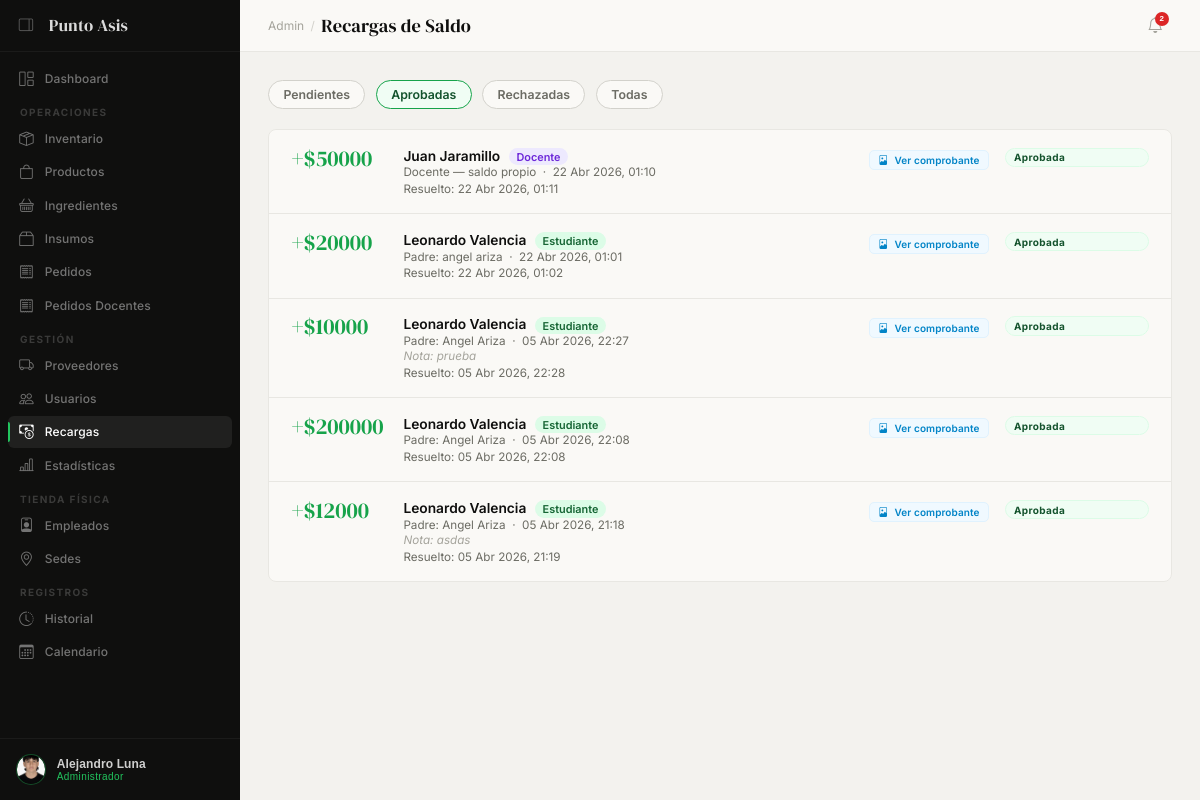
Page /admin-panel/recargas/?estado=aprobada (signed in) on the committed database.
### app_admin/models.py (models this page shows, shortened)
class PerfilAdmin(models.Model):
    perfil           = models.OneToOneField(
        'authentication.Perfil', on_delete=models.CASCADE,
        related_name='perfil_admin'
    )
    documento        = models.CharField(max_length=20, blank=True, verbose_name='N° Documento (CC)')
    telefono         = models.CharField(max_length=20, blank=True)
    direccion        = models.CharField(max_length=200, blank=True)
    fecha_nacimiento = models.DateField(null=True, blank=True)
    foto             = models.ImageField(upload_to='perfiles/', blank=True, null=True, validators=[validate_image])
    cargo            = models.CharField(max_length=100, blank=True, default='Administrador de Cafetería')
    class Meta:
        verbose_name = 'Perfil Administrador'
        verbose_name_plural = 'Perfiles Administrador'

### app_docente/models.py (models this page shows, shortened)
class RecargaDocente(models.Model):
    ESTADO_CHOICES = [
        ('pendiente', 'Pendiente'),
        ('aprobada',  'Aprobada'),
        ('rechazada', 'Rechazada'),
    ]
    docente          = models.ForeignKey(Docente, on_delete=models.CASCADE, related_name='recargas')
    monto            = models.DecimalField(max_digits=10, decimal_places=2)
    comprobante      = models.ImageField(upload_to='recargas/docentes/', blank=True, null=True, validators=[validate_image])
    nota             = models.CharField(max_length=300, blank=True)
    estado           = models.CharField(max_length=15, choices=ESTADO_CHOICES, default='pendiente')
    nota_admin       = models.CharField(max_length=300, blank=True, verbose_name='Nota del administrador')
    fecha            = models.DateTimeField(auto_now_add=True)
    fecha_resolucion = models.DateTimeField(null=True, blank=True)
    class Meta:
        verbose_name = 'Recarga Docente'
        verbose_name_plural = 'Recargas Docente'
        ordering = ['-fecha']

### app_padre/models.py (models this page shows, shortened)
class RecargaSaldo(models.Model):
    ESTADO_CHOICES = ESTADO_RECARGA_CHOICES
    estudiante       = models.ForeignKey(Estudiante, on_delete=models.CASCADE, related_name='recargas')
    padre            = models.ForeignKey(Padre, on_delete=models.SET_NULL, null=True, related_name='recargas_realizadas')
    monto            = models.DecimalField(max_digits=10, decimal_places=2)
    comprobante      = models.ImageField(upload_to='recargas/comprobantes/', blank=True, null=True, validators=[validate_image])
    nota             = models.CharField(max_length=300, blank=True)
    estado           = models.CharField(max_length=15, choices=ESTADO_CHOICES, default='pendiente')
    nota_admin       = models.CharField(max_length=300, blank=True, verbose_name='Nota del administrador')
    fecha            = models.DateTimeField(auto_now_add=True)
    fecha_resolucion = models.DateTimeField(null=True, blank=True)
    history          = HistoricalRecords()
    class Meta:
        verbose_name = 'Recarga de Saldo'
        verbose_name_plural = 'Recargas de Saldo'
        ordering = ['-fecha']

### app_admin/views.py (the view)
    @login_required(login_url='/login/')
    def wrapper(request, *args, **kwargs):
        try:
            if request.user.perfil.rol != 'admin':
                messages.error(request, 'No tienes permisos de administrador.')
                return redirect('authentication:login')
        except Perfil.DoesNotExist:
            return redirect('authentication:login')
        return view_func(request, *args, **kwargs)

### app_admin/models.py (called while the page is built)
    @property
    def stock_real(self):
        total = self.lotes.filter(
            cantidad_base__gt=0,
            fecha_vencimiento__gte=datetime.date.today()
        ).aggregate(total=models.Sum('cantidad_base'))['total']
        return round(float(total or 0), 3)

    @property
    def stock_bajo(self):
        return 0 < self.stock_real <= float(self.stock_minimo)

### app_admin/views.py (called while the page is built)
def admin_required(view_func):
    @login_required(login_url='/login/')
    def wrapper(request, *args, **kwargs):
        try:
            if request.user.perfil.rol != 'admin':
                messages.error(request, 'No tienes permisos de administrador.')
                return redirect('authentication:login')
        except Perfil.DoesNotExist:
            return redirect('authentication:login')
        return view_func(request, *args, **kwargs)
    wrapper.__name__ = view_func.__name__
    return wrapper

def _ctx(extra=None):
    ctx = {'alertas': _get_alertas()}
    if extra:
        ctx.update(extra)
    return ctx

### app_admin/templates/app_admin/recargas.html (shortened to what this page needs)
{% extends 'app_admin/base_admin.html' %}
{% block page_title %}Recargas de Saldo{% endblock %}
{% block nav_recargas %}active{% endblock %}
{% block content %}
<div class="filtros-bar">
  <a href="?estado=pendiente" class="{% if estado_activo == 'pendiente' %}active{% endif %}">
    Pendientes {% if n_pendientes %}<span style="background:var(--red);color:#fff;border-radius:99px;padding:0 6px;font-size:0.65rem;">{{ n_pendientes }}</span>{% endif %}
  </a>
  <a href="?estado=aprobada"  class="{% if estado_activo == 'aprobada' %}active{% endif %}">Aprobadas</a>
  <a href="?estado=rechazada" class="{% if estado_activo == 'rechazada' %}active{% endif %}">Rechazadas</a>
  <a href="?estado=" class="{% if not estado_activo %}active{% endif %}">Todas</a>
</div>
<div class="card">
  {% if recargas %}
    {% for r in recargas %}
    <div class="recarga-row">
      <div class="recarga-monto">+${{ r.monto|floatformat:0 }}</div>
      <div class="recarga-info">
        <div class="recarga-nombre">
          {{ r.nombre }}
          <span style="font-size:0.68rem;font-weight:600;padding:0.1rem 0.45rem;border-radius:99px;margin-left:0.35rem;
            {% if r.tipo == 'docente' %}background:#ede9fe;color:#6d28d9;
            {% elif r.tipo == 'padre' %}background:#fef3c7;color:#92400e;
            {% else %}background:#dcfce7;color:#166534;{% endif %}">
            {{ r.rol_badge }}
          </span>
        </div>
        <div class="recarga-meta">
          {{ r.subtitulo }} &nbsp;·&nbsp; {{ r.fecha|date:"d M Y, H:i" }}
        </div>
        {% if r.nota %}<div class="recarga-nota">Nota: {{ r.nota }}</div>{% endif %}
        {% if r.fecha_resolucion %}
        <div class="recarga-meta" style="margin-top:0.15rem;">Resuelto: {{ r.fecha_resolucion|date:"d M Y, H:i" }}</div>
        {% endif %}
      </div>
      <div class="recarga-comprobante">
        {% if r.comprobante %}
        <button class="btn btn-sky btn-xs"
                onclick="openComprobante('{{ r.comprobante.url }}', {{ r.pk }}, '{{ r.tipo }}', '{{ r.nombre|escapejs }}', {{ r.monto }}, '{{ r.nota|escapejs }}', '{{ r.estado }}')">
          <i class="bi bi-file-image"></i> Ver comprobante
        </button>
        {% else %}
        <span style="font-size:0.72rem;color:var(--ash);">Sin comprobante</span>
        {% endif %}
      </div>
      <div class="recarga-actions">
        <span class="badge badge-{{ r.estado }}">{{ r.get_estado_display }}</span>
      </div>
    </div>
    {% endfor %}
  {% else %}
    <div class="empty-state" style="padding:3.5rem 1rem;">
      <i class="bi bi-cash-coin es-icon" style="font-size:2rem;"></i>
      <p>No hay recargas {{ estado_activo }}s.</p>
    </div>
  {% endif %}
</div>
{% endblock %}

### app_admin/templates/app_admin/base_admin.html (shortened to what this page needs)
{% load static %}
<!DOCTYPE html>
<html lang="es">
<head>
  <link rel="stylesheet" href="https://cdn.jsdelivr.net/npm/bootstrap-icons@1.11.3/font/bootstrap-icons.min.css">
  <link rel="stylesheet" href="{% static 'css/base.css' %}">
  <link rel="stylesheet" href="{% static 'css/admin.css' %}">
</head>
<body>
<aside class="sidebar" id="sidebar">
  <div class="sb-brand">
    <button class="sb-toggle" onclick="toggleSidebar()" title="Colapsar menú">
      <i class="bi bi-layout-sidebar-reverse" id="sb-toggle-icon"></i>
    </button>
    <span class="sb-wordmark">Punto Asis</span>
  </div>
  <nav class="sb-nav">
    <div class="sb-item">
      <a href="{% url 'app_admin:dashboard' %}" class="sb-link {% block nav_dashboard %}{% endblock %}">
        <i class="bi bi-grid-1x2"></i><span class="sb-label">Dashboard</span>
      </a>
    </div>
    <span class="sb-section-label">Operaciones</span>
    <div class="sb-item">
      <a href="{% url 'app_admin:inventario' %}" class="sb-link {% block nav_inventario %}{% endblock %}">
        <i class="bi bi-box-seam"></i><span class="sb-label">Inventario</span>
      </a>
    </div>
    <div class="sb-item">
      <a href="{% url 'app_admin:productos' %}" class="sb-link {% block nav_productos %}{% endblock %}">
        <i class="bi bi-bag"></i><span class="sb-label">Productos</span>
      </a>
    </div>
    <div class="sb-item">
      <a href="{% url 'app_admin:ingredientes' %}" class="sb-link {% block nav_ingredientes %}{% endblock %}">
        <i class="bi bi-basket"></i><span class="sb-label">Ingredientes</span>
      </a>
    </div>
    <div class="sb-item">
      <a href="{% url 'app_admin:insumos' %}" class="sb-link {% block nav_insumos %}{% endblock %}">
        <i class="bi bi-box2"></i><span class="sb-label">Insumos</span>
      </a>
    </div>
    <div class="sb-item">
      <a href="{% url 'app_admin:pedidos' %}" class="sb-link {% block nav_pedidos %}{% endblock %}">
        <i class="bi bi-receipt"></i><span class="sb-label">Pedidos</span>
      </a>
    </div>
    <div class="sb-item">
      <a href="{% url 'app_admin:pedidos_docentes' %}" class="sb-link {% block nav_pedidos_docentes %}{% endblock %}">
        <i class="bi bi-receipt"></i><span class="sb-label">Pedidos Docentes</span>
      </a>
    </div>
    <span class="sb-section-label">Gestión</span>
    <div class="sb-item">
      <a href="{% url 'app_admin:proveedores' %}" class="sb-link {% block nav_proveedores %}{% endblock %}">
        <i class="bi bi-truck"></i><span class="sb-label">Proveedores</span>
      </a>
    </div>
    <div class="sb-item">
      <a href="{% url 'app_admin:usuarios' %}" class="sb-link {% block nav_usuarios %}{% endblock %}">
        <i class="bi bi-people"></i><span class="sb-label">Usuarios</span>
      </a>
    </div>
    <div class="sb-item">
      <a href="{% url 'app_admin:recargas' %}" class="sb-link {% block nav_recargas %}{% endblock %}">
        <i class="bi bi-cash-coin"></i><span class="sb-label">Recargas</span>
      </a>
    </div>
    <div class="sb-item">
      <a href="{% url 'app_admin:estadisticas' %}" class="sb-link {% block nav_estadisticas %}{% endblock %}">
        <i class="bi bi-bar-chart-line"></i><span class="sb-label">Estadísticas</span>
      </a>
    </div>
    <span class="sb-section-label">Tienda Física</span>
    <div class="sb-item">
      <a href="{% url 'app_admin:empleados' %}" class="sb-link {% block nav_empleados %}{% endblock %}">
        <i class="bi bi-person-badge"></i><span class="sb-label">Empleados</span>
      </a>
    </div>
    <div class="sb-item">
      <a href="{% url 'app_admin:sedes' %}" class="sb-link {% block nav_sedes %}{% endblock %}">
        <i class="bi bi-geo-alt"></i><span class="sb-label">Sedes</span>
      </a>
    </div>
    <span class="sb-section-label">Registros</span>
    <div class="sb-item">
      <a href="{% url 'app_admin:historial' %}" class="sb-link {% block nav_historial %}{% endblock %}">
        <i class="bi bi-clock-history"></i><span class="sb-label">Historial</span>
      </a>
    </div>
    <div class="sb-item">
      <a href="{% url 'app_admin:calendario' %}" class="sb-link {% block nav_calendario %}{% endblock %}">
        <i class="bi bi-calendar3"></i><span class="sb-label">Calendario</span>
      </a>
    </div>
  </nav>
  <div class="sb-bottom">
    <div class="sb-bottom-wrap">
      <button class="sb-user-btn" onclick="toggleUserDrop()" id="userBtn">
        <div class="sb-avatar">
          {% if request.user.perfil.perfil_admin.foto %}
          <img src="{{ request.user.perfil.perfil_admin.foto.url }}" alt="{{ request.user.email }}">
          {% else %}
            {{ request.user.first_name|first|upper }}{{ request.user.last_name|first|upper }}
          {% endif %}
        </div>
        <div class="sb-user-info">
          <div class="sb-uname">{{ request.user.get_full_name|default:request.user.email }}</div>
          <div class="sb-urole">Administrador</div>
        </div>
      </button>
    </div>
  </div>
</aside>
<div class="main">
  <header class="topbar">
    <div class="topbar-left">
      <span class="topbar-breadcrumb">Admin</span>
      <span class="topbar-sep">/</span>
      <span class="topbar-title">{% block page_title %}Dashboard{% endblock %}</span>
    </div>
    <div class="topbar-right">
      <button class="alert-bell" onclick="toggleAlertPanel()" id="alertBell" title="Alertas">
        <i class="bi bi-bell"></i>
        <span class="alert-badge" id="alertCount" style="display:none;">0</span>
      </button>
    </div>
  </header>
  <div class="page-body">
    {% block content %}{% endblock %}
  </div>
</div>
</body>
</html>

### static/css/admin.css (style rules this page uses)
.alert-bell { position: relative; width: 2.1rem; height: 2.1rem; display: flex; align-items: center; justify-content: center; border-radius: 7px; cursor: pointer; background: none; border: none; color: var(--ash); font-size: 1rem; transition: background 0.14s, color 0.14s; }
.alert-badge { position: absolute; top: 3px; right: 3px; background: var(--red); color: #fff; font-size: 0.5rem; font-weight: 800; min-width: 0.9rem; height: 0.9rem; border-radius: 99px; display: flex; align-items: center; justify-content: center; padding: 0 0.17rem; line-height: 1; }

### app_admin/templates/app_admin/recargas.html (style rules this page uses)
.filtros-bar { display: flex; align-items: center; gap: 0.65rem; flex-wrap: wrap; margin-bottom: 1.25rem; }
.filtros-bar a { padding: 0.38rem 0.9rem; border: 1px solid var(--fog); border-radius: 99px; font-size: 0.77rem; font-weight: 600; color: var(--stone); text-decoration: none; background: var(--ivory); transition: all 0.14s; }
.filtros-bar a:hover, .filtros-bar a.active { border-color: var(--leaf); color: var(--leaf-dark); background: var(--leaf-pale); }
.recarga-row { display: flex; align-items: flex-start; gap: 1rem; padding: 1.1rem 1.4rem; border-bottom: 1px solid var(--mist); transition: background 0.12s; }
.recarga-row:last-child { border-bottom: none; }
.recarga-monto { font-family: var(--serif); font-size: 1.4rem; color: var(--leaf); line-height: 1; flex-shrink: 0; width: 6rem; }
.recarga-info { flex: 1; min-width: 0; }
.recarga-nombre { font-size: 0.86rem; font-weight: 600; }
.recarga-meta { font-size: 0.73rem; color: var(--stone); margin-top: 0.1rem; }
.recarga-nota { font-size: 0.73rem; color: var(--ash); font-style: italic; margin-top: 0.1rem; }
.recarga-comprobante { flex-shrink: 0; }
.recarga-actions { flex-shrink: 0; display: flex; flex-direction: column; gap: 0.4rem; min-width: 9rem; }

### rows in the picture
RecargaDocente: monto "50000", fecha "22 Abr 2026, 01:10", fecha_resolucion "22 Abr 2026, 01:11", estado "Aprobada"
RecargaSaldo: monto "20000", fecha "22 Abr 2026, 01:01", fecha_resolucion "22 Abr 2026, 01:02", estado "Aprobada"
RecargaSaldo: monto "10000", fecha "05 Abr 2026, 22:27", nota "prueba", fecha_resolucion "05 Abr 2026, 22:28", estado "Aprobada"
RecargaSaldo: monto "200000", fecha "05 Abr 2026, 22:08", fecha_resolucion "05 Abr 2026, 22:08", estado "Aprobada"
RecargaSaldo: monto "12000", fecha "05 Abr 2026, 21:18", nota "asdas", fecha_resolucion "05 Abr 2026, 21:19", estado "Aprobada"

### other values in the picture
{{ request.user.get_full_name|default:request.user.email }} "Alejandro Luna"
{{ r.nombre }} "Juan Jaramillo" "Leonardo Valencia" "Leonardo Valencia" "Leonardo Valencia" "Leonardo Valencia"
{{ r.rol_badge }} "Docente" "Estudiante" "Estudiante" "Estudiante" "Estudiante"
{{ r.subtitulo }} "Docente — saldo propio" "Padre: angel ariza" "Padre: Angel Ariza" "Padre: Angel Ariza" "Padre: Angel Ariza"
